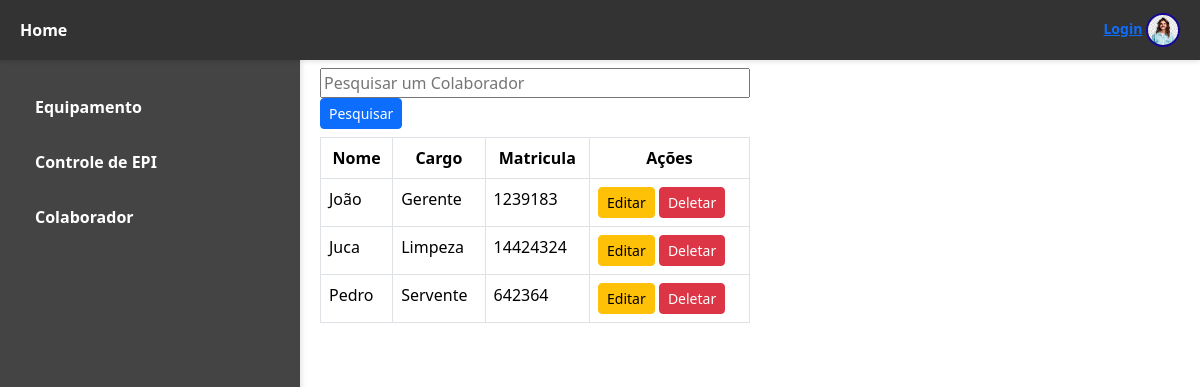
/atualizar_colaborador/, run on an earlier commit of the app's database.
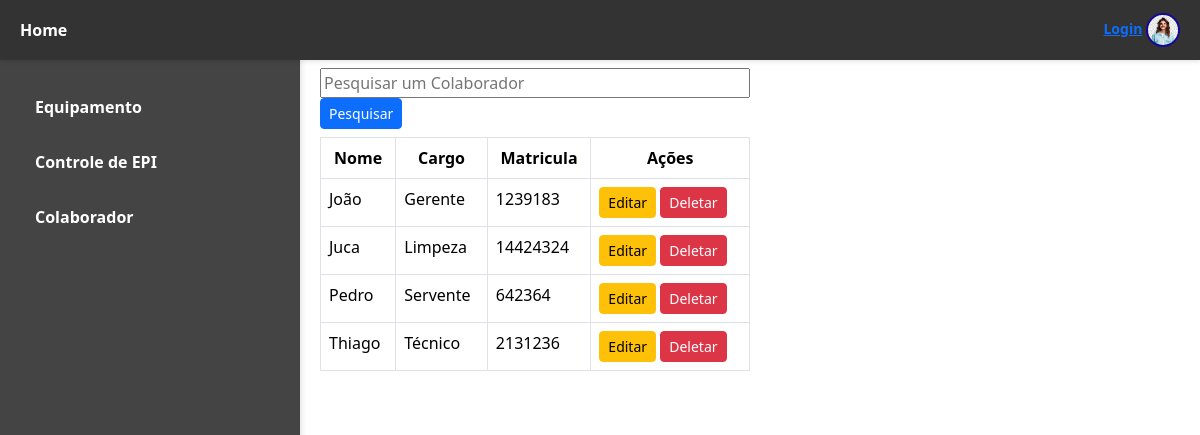
And on a later commit of the database.
### epi/models.py (models this page shows, shortened)
class Colaborador(models.Model):
        nome = models.CharField(max_length=100)
        cargo = models.CharField(max_length=100)
        matricula = models.IntegerField(max_length=100)

### epi/views.py (the view, shortened to what this page needs)
# urls.py: path('atualizar_colaborador/', views.atualizar_colaborador, name='atualizar_colaborador_tela'),
def atualizar_colaborador(request, id=0):
    if id == 0:
        if request.method == 'GET' and request.GET.get('nome_item'):
            nome_item = request.GET.get('nome_item')
            itens = Colaborador.objects.filter(nome__icontains=nome_item)
        else:
            itens = Colaborador.objects.all()
        return render(request, 'epi/globals/atualizar_colaborador.html', {'itens': itens})

### epi/templates/epi/globals/atualizar_colaborador.html (shortened to what this page needs)
{% extends "epi/index.html" %}
{% block content %}
<form class="form-group my-2" method="get" style="width: 50%;">
    <input type="text" name="nome_item" placeholder="Pesquisar um Colaborador" value="{{ request.GET.nome_item }}" style="width: 100%;">
    <button type="submit" class="btn btn-primary btn-sm">Pesquisar</button>
</form>
<div class="table-responsive">
    <table class="table table-bordered" style="width: 50%;">
        <thead>
            <tr>
                <th style="text-align: center">Nome</th>
                <th style="text-align: center">Cargo</th>
                <th style="text-align: center">Matricula</th>
                <th style="text-align: center">Ações</th>
            </tr>
        </thead>
        <tbody>
            {% for item in itens %}
            <tr>
                <td>{{ item.nome }}</td>
                <td>{{ item.cargo }}</td>
                <td>{{ item.matricula}}</td>
                <td>
                    <a href="{% url 'atualizar_colaborador' item.id %}" class="btn btn-warning btn-sm">Editar</a>
                    <a href="{% url 'excluir_colaborador' item.id %}" class="btn btn-danger btn-sm">Deletar</a>
                </td>
            </tr>
            {% endfor %}
        </tbody>
    </table>
</div>
{% endblock content %}

What changed in the data, as far as the page shows it:
added Colaborador: nome "Thiago", cargo "Técnico", matricula "2131236"
